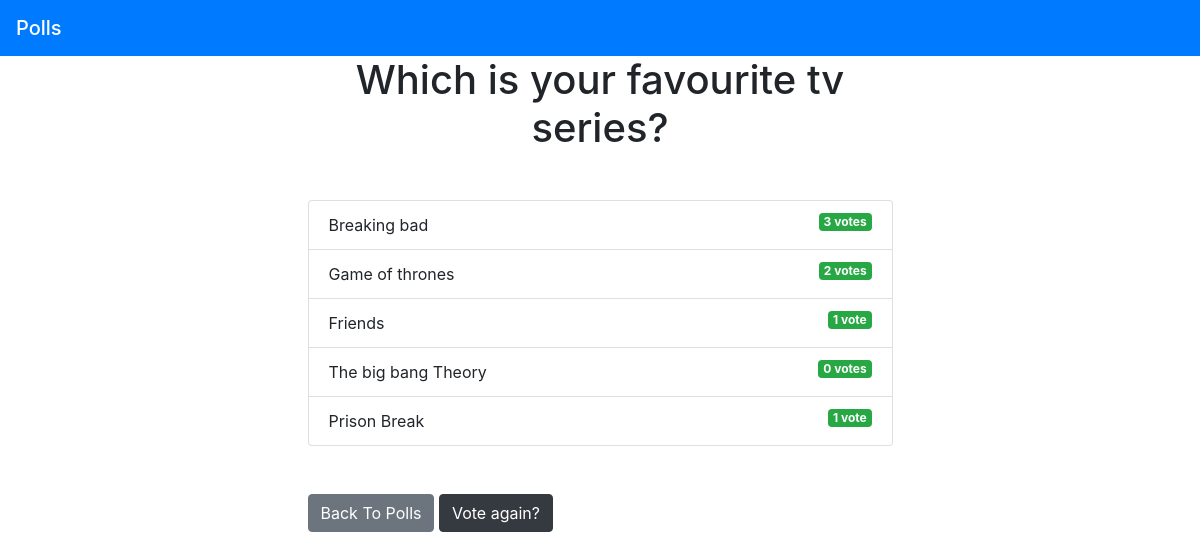
Page /polls/1/results/ on the committed database.
### polls/models.py (models this page shows, shortened)
class Questions(models.Model):
    ques_text=models.CharField(max_length=200)
    pub_date=models.DateTimeField('Date published')

class Choice(models.Model):
    question=models.ForeignKey(Questions,on_delete=models.CASCADE)
    choice_text=models.CharField(max_length=200)
    votes=models.IntegerField(default=0)

### polls/views.py (the view)
# urls.py: path('<int:ques_id>/results/',views.results,name='results'),
def results(request,ques_id):
    question=get_object_or_404(Questions,pk=ques_id)
    return render(request,'Polls/results.html',{'question':question})

### templates/Polls/results.html
{% extends 'Base.html' %}
{% block content %}
<h1 class="mb-5 text-center">{{ question.ques_text }}</h1>
<ul class="list-group mb-5">
	{% for choice in question.choice_set.all %}
	<li class="list-group-item">
		{{ choice.choice_text }}  <span class="badge badge-success float-right">{{ choice.votes }} vote{{ choice.votes | pluralize }}</span>
	</li>
	{% endfor %}
</ul>
<a class="btn btn-secondary" href="{% url 'polls:index' %}">Back To Polls</a>
<a class="btn btn-dark" href="{% url 'polls:detail' question.id %}">Vote again?</a>
{% endblock %}

### templates/Base.html (shortened to what this page needs)
<!DOCTYPE html>
<html lang="en">
<head>
    <link rel="stylesheet" href="style.css">
    <link rel="stylesheet" href="https://stackpath.bootstrapcdn.com/bootstrap/4.3.1/css/bootstrap.min.css"
>
</head>
<body>
    {% include 'designs/navbar.html' %}
    <div >
        <div class="row">
            <div class="col-md-6 m-auto">
                {% block content %}{% endblock %}
            </div>
        </div>
    </div>
</body>
</html>

### templates/designs/navbar.html
<nav class="navbar navbar-dark bg-primary">
  <span class="navbar-brand mb-0 h1">Polls</span>
</nav>

### rows in the picture
Questions: ques_text "Which is your favourite tv series?"
Choice: choice_text "Breaking bad", votes "3", votes|pluralize "s"
Choice: choice_text "Game of thrones", votes "2", votes|pluralize "s"
Choice: choice_text "Friends", votes "1"
Choice: choice_text "The big bang Theory", votes "0", votes|pluralize "s"
Choice: choice_text "Prison Break", votes "1"
